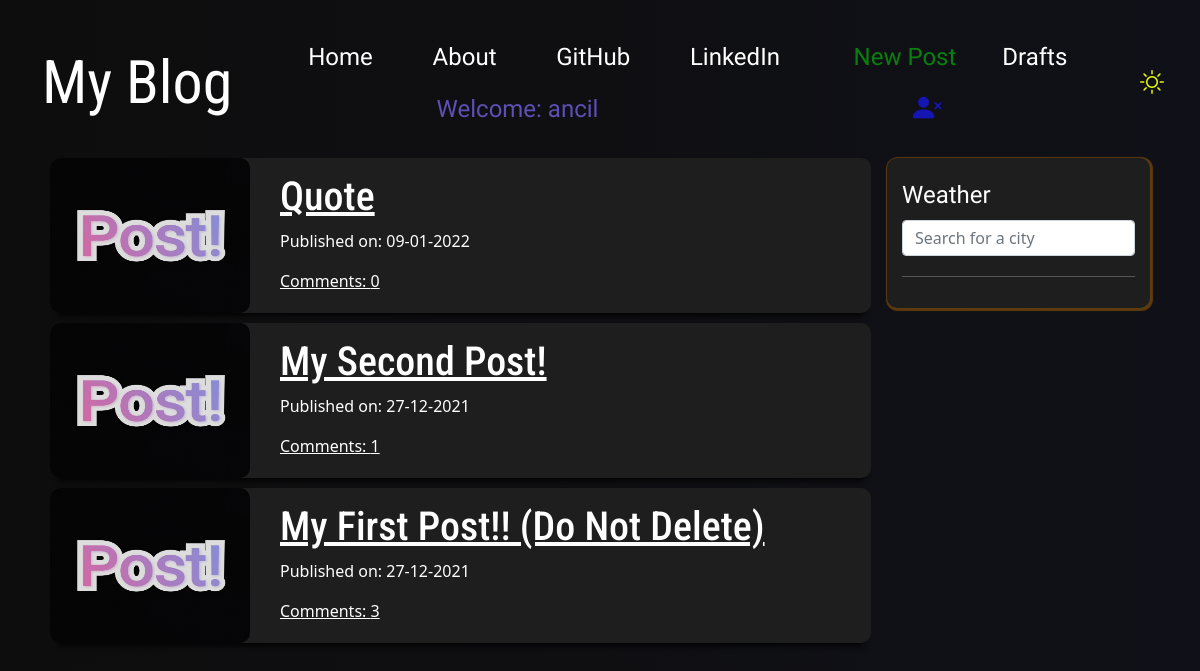
The page / (signed in) on the database its author committed.
### blog_app/models.py (models this page shows, shortened)
class Post(models.Model):
    author = models.ForeignKey('auth.User',on_delete=models.CASCADE)
    title = models.CharField(max_length= 200)
    text = models.TextField()
    created_date= models.DateTimeField(default=timezone.now)
    published_date = models.DateTimeField(blank=True,null=True)
    def approve_comments(self):
        return self.comments.filter(approved_comment=True)

### blog_app/views.py (the view)
# urls.py: path('',views.PostListView.as_view(),name='post_list'),
class PostListView(ListView):
    model = Post
    def get_queryset(self):
        return Post.objects.filter(published_date__lte=timezone.now()).order_by('-published_date')

### blog_app/templates/blog_app/post_list.html (shortened to what this page needs)
{% extends 'blog_app/base.html' %}
{% block content %}
<div class="centerstage">
    {% for post in post_list %}
    <div class="post postblock">
        <div class="">
            <a class="imageRedirect" target="_blank" rel="noreferrer noopener"><img src="/static/pictures/PostPlaceholder.jpg" title="" alt="Loading pictures from unsplash.com..." id="unsplashImageId" class="unsplashImage" alt=""></a>
        </div>
        <h1 class='posttitle'><a href="{% url 'post_detail' pk=post.pk %}"> {{ post.title }}</a></h1>
        <div class="date">
            <p>Published on: {{ post.published_date|date:'d-m-Y' }}</p>
        </div>
        <a href="{% url 'post_detail' pk=post.pk %}">Comments: {{ post.approve_comments.count }}</a>
    </div>
    {% empty %}
    <p class="postblock postcontent">No Posts.</p>
    {% endfor %}
</div>
{% endblock %}
{% block weather %}
<div class="weather-api">
     <h1 class='weatherfont mt-2'>Weather</h1>
     <input class='form-control city' id='city' type="text" placeholder="Search for a city">
    <div class="">
        <div class='description' id="description"></div>
        <hr>
    </div>
</div>
    </div>
    {% endblock %}

### blog_app/templates/blog_app/base.html (shortened to what this page needs)
<!DOCTYPE html>
{% load static %}
<html lang="en">
<head>
    <link href="https://cdn.jsdelivr.net/npm/bootstrap@5.1.3/dist/css/bootstrap.min.css" rel="stylesheet">
    <link rel="stylesheet" href="//cdn.jsdelivr.net/npm/medium-editor@latest/dist/css/medium-editor.min.css" type="text/css" media="screen" charset="utf-8">
    <link rel="stylesheet" href="{% static 'css/blog.css' %}">
</head>
<body>
    <nav class="navbar navbar-expand-lg techfont">
        <div class="container-fluid" id="navbarContent">
            <a class="navbar-brand nav-padding link-text-brand" id="bigbrand" href="{% url 'post_list' %}">My Blog</a>
          <div class="collapse navbar-collapse nav-fill" id="navbarSupportedContent">
             <ul class="nav nav-pills ms-auto nav-fill">
                <li class="nav-item"><a class="nav-link link-text" aria-current="page" href="{% url 'post_list' %}">Home</a></li>
                <li class="nav-item"><a class="nav-link link-text" aria-current="page" href="{% url 'about' %}">About</a></li>
                <li class="nav-item"><a class="nav-link link-text" aria-current="page" href="https://www.github.com/ancilnf/" target="_blank" rel="noreferrer noopener">GitHub</a></li>
                <li class="nav-item"><a class="nav-link link-text" aria-current="page" href="https://www.linkedin.com/in/ancil-fernandes/" target="_blank" rel="noreferrer noopener">LinkedIn</a></li>
              {% if user.is_authenticated %}
               <li class="nav-item"><a class="nav-link link-text " aria-current="page" style="text-align: end; color: rgb(8, 128, 14);" href="{% url 'post_new' %}">New Post</a></li>
               <li class="nav-item"><a class="nav-link link-text" aria-current="page" href="{% url 'post_draft_list' %}">Drafts</a></li>
               <li class="nav-item"><a class="nav-link bigbrand" style="color: rgb(93, 79, 180);">Welcome: {{ user.username }}</a></li>
               <li class="nav-item"><a class="nav-link link-primary link-text-log" title="Log Out" aria-current="page" href="{% url 'logout' %}"><i class="bi bi-person-x-fill"></i></a></li>
              {% else %}
               <li class="nav-item"><a class="nav-link link-primary link-text-log" title="Log In" aria-current="page" href="{% url 'login' %}"><i class="bi bi-person-circle"></i></a></li>
              {% endif %}
             </ul>
            </div>
            <div class="switch">
              <label class="switch__label bi-brightness-high center" for="switchld"></label>
            </div>
        </div>
      </nav>
      <div class="content container loader">
        <div class="d-flex flex-row">
          <div class="col-9 p-2">
              <div class="blog_posts">
                {% block content %}
                {% endblock %}
              </div>
            </div>
            <div class="col-3 p-2">
             {% block weather %}
             {% endblock %}
            </div>
          </div>
    <link rel="stylesheet" href="https://cdn.jsdelivr.net/npm/bootstrap-icons@1.7.2/font/bootstrap-icons.css">
</body>
</html>

### blog_app/static/css/blog.css (style rules this page uses)
:root { --bg-mode: linear-gradient(270deg, #101118,#0e0d0d); --form-bg-mode: rgb(30, 30, 30); --comment-bg-mode: rgb(0, 0, 0); --color: rgb(255, 255, 255); --mode-icon-color: rgb(251, 255, 0); --box-shadow: 0 10px 6px -8px rgb(0, 0, 0); }
body { background: var(--bg-mode); background-size: cover; height: 100%; color: var(--color); }
.techfont { font-family: 'Staatliches', cursive; font-size: 1.5em; margin-bottom: 10px; }
a img { font: 20px impact; overflow:none; line-height: 1.7; background-size: cover; }
a { color:var(--color); }
.postblock { background-color: var(--form-bg-mode); box-shadow: var(--box-shadow); border-radius: 10px; padding: 15px 10px 20px 15px; margin-bottom: 10px; }
.nav-padding { padding: 30px; }
.link-text-log { color:rgb(21, 21, 177); background: 10px 10px; background-color: red; transition: 0.5s; transform: scale(1.2); }
.link-text { color: var(--color); transition: 0.5s; }
.link-text-brand { transition: 0.5s; }
#bigbrand { color: var(--color); font-family: 'Roboto Condensed', sans-serif; font-size: 2.5em; }
.centerstage { margin-right: auto; margin-left: auto; }
.posttitle { font-family: 'Roboto Condensed', sans-serif; font-size: 2.5em; text-align: left; }
@media (min-width: 1000px) { .postblock { width: 100%; } }
@media (min-width: 1000px) { .content { padding-top: 150px; } }
.switch { width: 100px; text-align: center; }
.switch__label { color: var(--mode-icon-color); transition: 0.5s; }
.weather-api { border-radius: 10px; background-color: var(--form-bg-mode); padding: 15px; box-shadow: 1px 1px 1px 2px rgba(214, 121, 0, 0.404); }
.description { color: slateblue; padding: 2px; text-align: left; font-size: 2em; font-family: 'Open Sans', sans-serif; text-transform: capitalize; }
.city { padding-top: 5px; padding-bottom: 5px; max-width: 100%; }
.weatherfont { font-family: 'Staatliches', cursive; font-size: 1.5em; margin-bottom: 10px; }
.unsplashImageDesktop { opacity:0.85; height:155px; width:200px; float: left; position:relative; top:-15px; left:-15px; border-radius: 10px; margin-right:15px; }

### rows shown on the page
Post: title "Quote", published_date "09-01-2022", approve_comments.count "0"
Post: title "My Second Post!", published_date "27-12-2021", approve_comments.count "1"
Post: title "My First Post!! (Do Not Delete)", published_date "27-12-2021", approve_comments.count "3"

### other values the page prints
{{ user.username }} "ancil"
